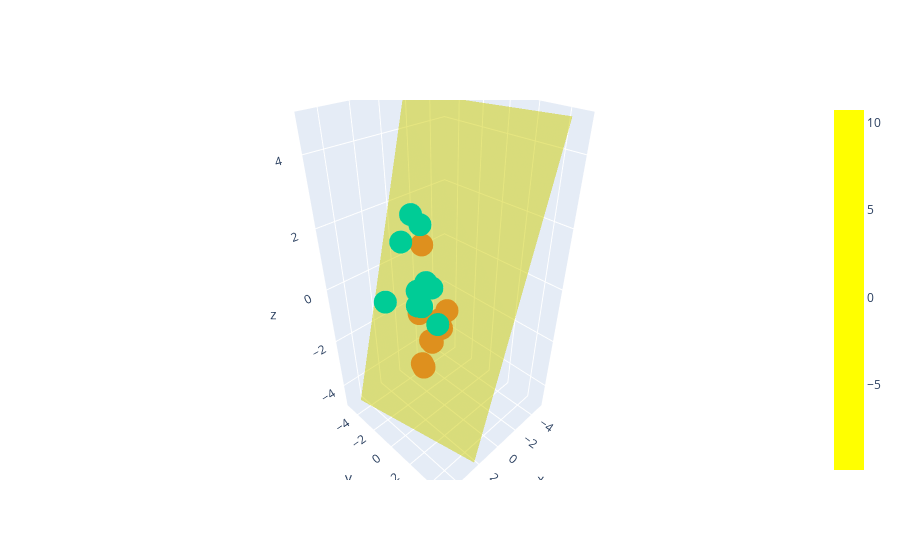

Notebook code cell kept with this figure:
### Code cell
import plotly.graph_objects as go # affichage de l'hyperplan avec Plotly

data = [go.Surface(x=X, y=Y, z=Z, colorscale = [[0, "yellow"], [1, "yellow"]], opacity = .5), 
        go.Scatter3d(x=X2[:,0], y=X2[:, 1], z=X2[:, 2], mode='markers'),
        go.Scatter3d(x=X1[:,0], y=X1[:, 1], z=X1[:, 2], mode='markers')]
layout = go.Layout(scene = dict(zaxis= dict(range=[-5,5])), showlegend = False)
fig = go.Figure(data=data, layout=layout)
fig.show()
